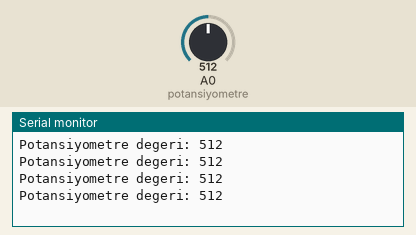
Recording of a sketch running on a simulated Arduino Uno, built with avr-gcc and run on an emulated ATmega328P. Parts: the last lines printed to the serial monitor. The inputs (shaded band) are chosen by the test bench; at power-on: A0 (potansiyometre) = 512.

Above: at 1.2 s.
1.3 s: A0 (potansiyometre) set to 716
At 1.71 s:
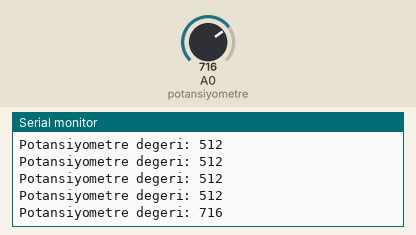
2.8 s: A0 (potansiyometre) set to 900
At 2.91 s:
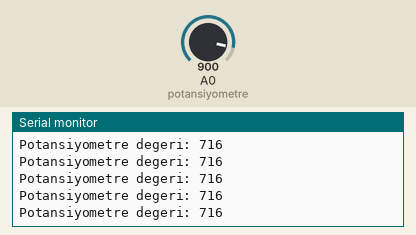
Timing chart, 0 to 5.8 s (numbered marks = the images above; inputs shaded):
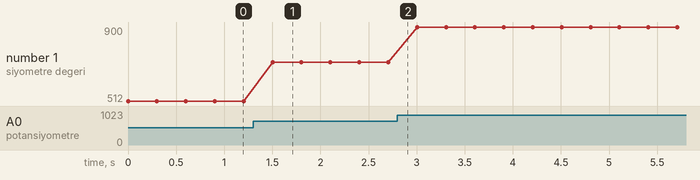

The sketch:

ders_6_potansiyometre_okuma.ino
```cpp
// Ders 6 - Potansiyometre Okuma
// A0 pininden gelen degeri seri ekrana yazar.

int potansiyometre = A0;

void setup() {
  Serial.begin(9600);
}

void loop() {
  int deger = analogRead(potansiyometre);

  Serial.print("Potansiyometre degeri: ");
  Serial.println(deger);

  delay(300);
}
```

Measured:
- after the input at 1.3 s, the serial monitor: prints a new line after 0.20 s (image 1)
- plotted number 1: 512 → 716 after the input at 1.3 s, 716 → 900 after the input at 2.8 s
